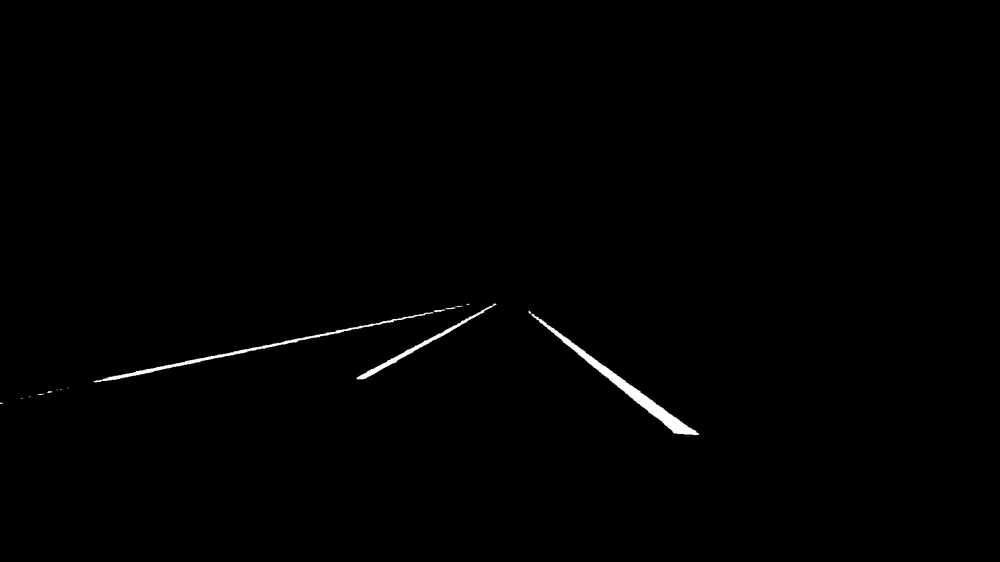
//> input picture tmp.png, 1000 x 562 px, shrunk from 1920 x 1080 before the run
$ ./thinning   (built with g++ and OpenCV 4)
//> lines starting //> are read from the running program, lines starting //| are printed output that depends on the picture; after the words box and inside, x2 and y2 are one past the last pixel; in counts of white or black regions, pixels touching at a corner belong together
#include <vector>
#include <cstdint>
#include <chrono>
#include <opencv2/opencv.hpp>
#include <opencv2/ximgproc.hpp>

static void faster_thining(const cv::Mat& src, cv::Mat& dst) {
    // 核心思想，查表法，列出周围8像素的所有情况下，针对每一种情况直接判断是否需要删除，
    // 每次删除，一共迭代两轮，其中第一轮是删除横纵方向上的情况，第二轮删除斜对角方向上的情况
    // lut 0代表不能删除，1代表横纵方向下可以删除，2代表斜对角方向上可以删除，3代表不能删除
    // lut 索引采用8bit 二进制索引方式进行索引
    const std::vector<uchar> lut = {0, 0, 0, 1, 0, 0, 1, 3, 0, 0, 3, 1, 1, 0,
                                    1, 3, 0, 0, 0, 0, 0, 0, 0, 0, 2, 0, 2, 0,
                                    3, 0, 3, 3, 0, 0, 0, 0, 0, 0, 0, 0, 3, 0,
                                    0, 0, 0, 0, 0, 0, 0, 0, 0, 0, 0, 0, 0, 0,
                                    2, 0, 0, 0, 3, 0, 2, 2, 0, 0, 0, 0, 0, 0,
                                    0, 0, 0, 0, 0, 0, 0, 0, 0, 0, 0, 0, 0, 0,
                                    0, 0, 0, 0, 0, 0, 0, 0, 0, 0, 0, 0, 2, 0,
                                    0, 0, 0, 0, 0, 0, 2, 0, 0, 0, 2, 0, 0, 0,
                                    3, 0, 0, 0, 0, 0, 0, 0, 3, 0, 0, 0, 3, 0,
                                    2, 0, 0, 0, 3, 1, 0, 0, 1, 3, 0, 0, 0, 0,
                                    0, 0, 0, 1, 0, 0, 0, 0, 0, 0, 0, 0, 0, 0,
                                    0, 0, 0, 0, 0, 1, 3, 1, 0, 0, 0, 0, 0, 0,
                                    0, 0, 0, 0, 0, 0, 0, 0, 2, 0, 0, 0, 0, 0,
                                    0, 0, 0, 0, 0, 0, 0, 0, 0, 0, 2, 3, 1, 3,
                                    0, 0, 1, 3, 0, 0, 0, 0, 0, 0, 0, 1, 0, 0,
                                    0, 0, 0, 0, 0, 0, 0, 0, 0, 0, 0, 0, 0, 0,
                                    2, 3, 0, 1, 0, 0, 0, 1, 0, 0, 0, 0, 0, 0,
                                    0, 0, 3, 3, 0, 1, 0, 0, 0, 0, 2, 2, 0, 0,
                                    2, 0, 0, 0};
    auto mask = src.clone();
    mask = mask / 255.0;

    int nrows = mask.rows + 2;
    int ncols = mask.cols + 2;

    cv::Mat skeleton(nrows, ncols, CV_8U, cv::Scalar(0));
    mask.copyTo(skeleton(cv::Rect(1, 1, mask.cols, mask.rows)));

    cv::Mat cleaned_skeleton = skeleton.clone();

    bool pixel_removed = true;
    while (pixel_removed) {
        pixel_removed = false;

        for (int pass_num = 0; pass_num < 2; ++pass_num) {
            bool first_pass = (pass_num == 0);

            for (int row = 1; row < nrows - 1; ++row) {
                uchar* skeleton_ptr = skeleton.ptr<uchar>(row) + 1;
                uchar* cleaned_skeleton_ptr = cleaned_skeleton.ptr<uchar>(row) + 1;
                for (int col = 1; col < ncols - 1; ++col) {
                    if (*skeleton_ptr) {
                        uchar neighbors =
                                lut[skeleton_ptr[-ncols - 1] +
                                    2 * skeleton_ptr[-ncols] +
                                    4 * skeleton_ptr[-ncols + 1] +
                                    8 * skeleton_ptr[1] +
                                    16 * skeleton_ptr[ncols + 1] +
                                    32 * skeleton_ptr[ncols] +
                                    64 * skeleton_ptr[ncols - 1] +
                                    128 * skeleton_ptr[-1]];

                        if (neighbors == 0) {
                            ++skeleton_ptr;
                            ++cleaned_skeleton_ptr;
                            continue;
                        } else if ((neighbors == 3) ||
                                   (neighbors == 1 && first_pass) ||
                                   (neighbors == 2 && !first_pass)) {
                            // 删除像素点
                            *cleaned_skeleton_ptr = 0;
                            pixel_removed = true;
                        }
                    }
                    ++skeleton_ptr;
                    ++cleaned_skeleton_ptr;
                }
            }
            cleaned_skeleton.copyTo(skeleton);
        }
    }

    dst = skeleton(cv::Rect(1, 1, skeleton.cols - 2, skeleton.rows - 2)).clone();
    dst = dst * 255;
}


#define TIME_COST(start, end) std::chrono::duration_cast<std::chrono::milliseconds>((end) - (start)).count()

int main() {
    std::string filename = "./tmp.png";
    auto mask = cv::imread(filename, cv::IMREAD_UNCHANGED);
//> mask is the input picture: 562 rows x 1000 cols, CV_8UC1; min 0, max 255, mean 1.4
    cv::Mat sk;

    auto tic_0 = std::chrono::high_resolution_clock::now();
    for(int i=0; i< 100;i++){
        faster_thining(mask, sk);
    }
//> this loop made 100 passes
//> pass 1, in faster_thining, `dst = skeleton(cv::Rect(1, 1, skeleton.cols - 2, skeleton.rows - 2)).c..`:
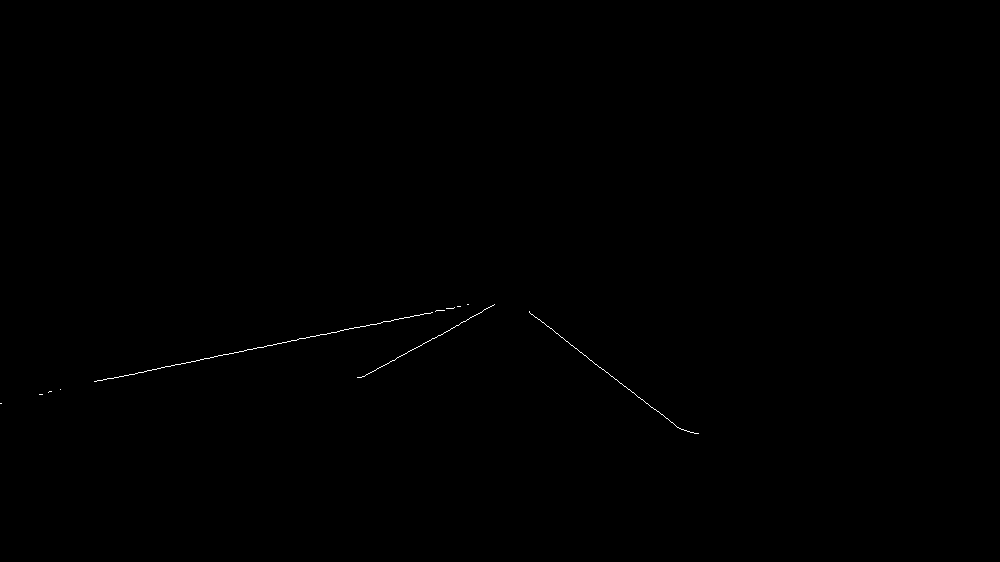
//> dst: 562 rows x 1000 cols, CV_8UC1; values 0 (black) and 1 (white), 0.12% white in thin lines or dots, all inside (x1, y1, x2, y2) = (0, 304, 699, 434)
//> pass 1, in faster_thining, `dst = dst * 255;`:
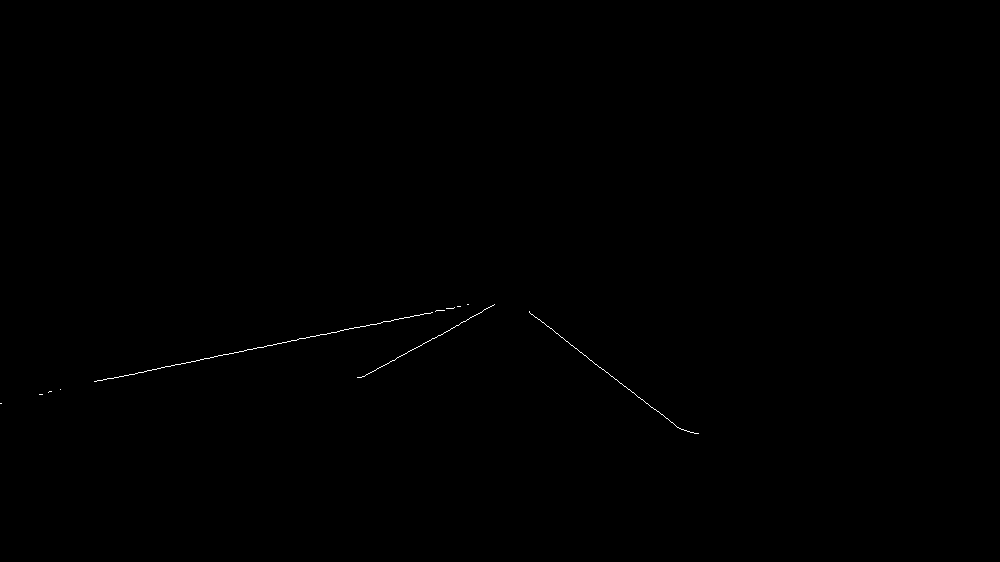
//> dst: 562 rows x 1000 cols, CV_8UC1; 0.12% white in thin lines or dots, all inside (x1, y1, x2, y2) = (0, 304, 699, 434)
    std::cout << "faster_thining time: " << TIME_COST(tic_0, std::chrono::system_clock::now()) / 1000.0  / 100.0 << " seconds per time"<< std::endl;
    cv::imwrite("sk.png", sk);

    cv::Mat sk_orig;
    auto tic_1 = std::chrono::high_resolution_clock::now();
    for(int i=0; i< 100;i++){
        cv::ximgproc::thinning(mask, sk_orig);
    }
    std::cout << "cv::ximgproc::thinning time: " <<TIME_COST(tic_1, std::chrono::system_clock::now()) / 1000.0 / 100.0  << " seconds  per time"<< std::endl;

    cv::imwrite("sk_orig.png", sk_orig);
    /***
     *
     * faster_thining time: 0.0292352
       cv::ximgproc::thinning time: 0.261634
     */

}
